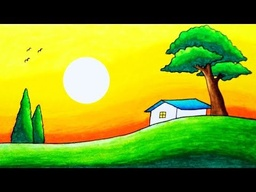
#> input picture 2.jpg, 256 x 192 px, shrunk from 480 x 360 before the run, found by its file name
$ jupyter execute 'Linreg Image Reconstruction.ipynb'
#> lines starting #> are read from the running program, lines starting #| are printed output that depends on the picture; after the words box and inside, x2 and y2 are one past the last pixel; in counts of white or black regions, pixels touching at a corner belong together; long printed decimals are rounded
[cell 1]
import cv2
import numpy as np
import pandas as pd
from sklearn.linear_model import LinearRegression
from sklearn.metrics import mean_squared_error
from sklearn.model_selection import train_test_split
import matplotlib.pyplot as plt

[cell 2]
# Step 1: Read the picture and convert it to grayscale
image_path = r'C:\2.jpg'  # replace with your image file
image = cv2.imread(image_path, cv2.IMREAD_GRAYSCALE)
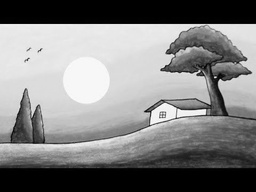
#> image: shape (192, 256); min 0, max 255, mean 127.9

# Step 2: Convert the grayscale image to an array
image_array = np.array(image)

[cell 3]
plt.imshow(image_array)

[cell 4]
# Step 3: Set 10% of the pixels to zero at random
mask = np.random.rand(*image_array.shape) < 0.1
corrupted_image = image_array.copy()
corrupted_image[mask] = 0
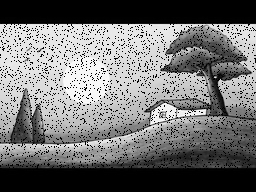
#> corrupted_image: shape (192, 256); 8.26% of pixels changed, all inside (x1, y1, x2, y2) = (0, 17, 256, 175)

[cell 5]
# Step 4: Create a DataFrame with each pixel's value and adjacent pixels
data = []
for i in range(1, corrupted_image.shape[0] - 1):
    for j in range(1, corrupted_image.shape[1] - 1):
        pixel_value = corrupted_image[i, j]
        if pixel_value == 0:  # skip missing pixels in target
            continue
        neighbors = [
            corrupted_image[i-1, j],   # above
            corrupted_image[i+1, j],   # below
            corrupted_image[i, j-1],   # left
            corrupted_image[i, j+1]    # right
        ]
        data.append([pixel_value] + neighbors)
#> after the loop, data = 34983 items

[cell 6]
len(data)
#> Out = 34983

[cell 7]
# Create a DataFrame
columns = ['target', 'above', 'below', 'left', 'right']
df = pd.DataFrame(data, columns=columns)
#> df = table of 34983 rows and 5 columns

# Separate features and target for regression
X = df[['above', 'below', 'left', 'right']]
#> X = table of 34983 rows and 4 columns
y = df['target']

[cell 8]
# Step 5: Train a linear regression model
X_train, X_test, y_train, y_test = train_test_split(X, y, test_size=0.2, random_state=41)
#> X_train = table of 27986 rows and 4 columns; X_test = table of 6997 rows and 4 columns
model = LinearRegression()
model.fit(X_train, y_train)

# Evaluate the model
y_pred = model.predict(X_test)
#> y_pred = 6997 values, max 261.7 at index 2838, min 21.62 at index 217, mean 160.2
mse = mean_squared_error(y_test, y_pred)
#> mse = 876.8
print(f"Mean Squared Error: {mse}")
#| Mean Squared Error: 876.844

[cell 9]
# Step 6: Predict and fill in the missing pixels in the corrupted image
filled_image = corrupted_image.copy()

# Loop through the image, excluding borders
for i in range(1, filled_image.shape[0] - 1):
    for j in range(1, filled_image.shape[1] - 1):
        # Check if the pixel is missing (set to zero)
        if filled_image[i, j] == 0:
            # Gather the values of adjacent pixels
            neighbors = [
                filled_image[i-1, j],   # above
                filled_image[i+1, j],   # below
                filled_image[i, j-1],   # left
                filled_image[i, j+1]    # right
            ]
            # Convert neighbors list to a DataFrame to match feature names
            neighbors_df = pd.DataFrame([neighbors], columns=['above', 'below', 'left', 'right'])
            # Predict the pixel value using the linear regression model
            predicted_value = model.predict(neighbors_df)[0]
            # Fill the missing pixel with the predicted value
            filled_image[i, j] = predicted_value
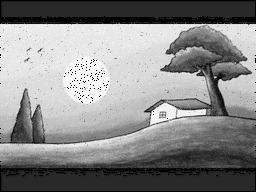
#> filled_image: shape (192, 256); min 0, max 255, mean 135.2
